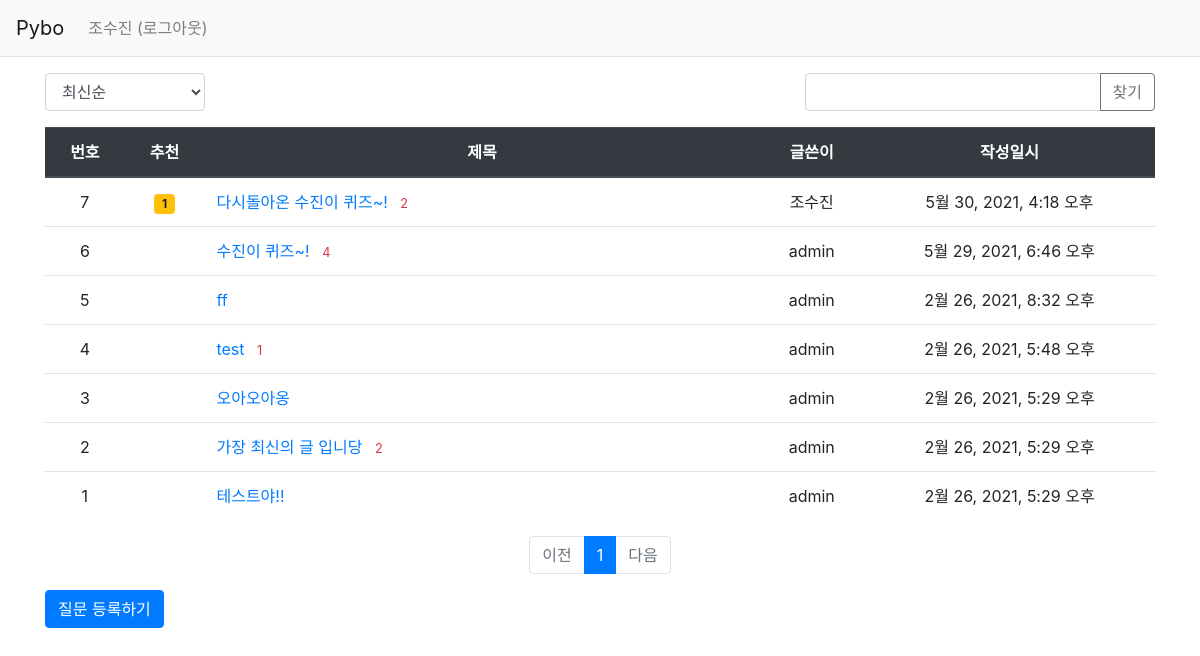
Page /pybo/ (signed in) on the committed database.
### pybo/models.py (models this page shows, shortened)
class Question(models.Model):
    author = models.ForeignKey(User, on_delete=models.CASCADE, related_name='author_question')
    subject = models.CharField(max_length=200)
    content = models.TextField()
    create_date = models.DateTimeField()
    modify_date = models.DateTimeField(null=True, blank=True)
    voter = models.ManyToManyField(User, related_name='voter_question')

### pybo/views/base_views.py (the view, shortened to what this page needs)
# urls.py: path('', base_views.index, name='index'),  # '/' 에 해당되는 path
def index(request):
    page = request.GET.get('page', '1')  # 페이지
    kw = request.GET.get('kw', '')  # 검색어
    so = request.GET.get('so', 'recent')  # 정렬기준
    if so == 'recommend':
        question_list = Question.objects.annotate(num_voter=Count('voter')).order_by('-num_voter', '-create_date')
    elif so == 'popular':
        question_list = Question.objects.annotate(num_answer=Count('answer')).order_by('-num_answer', '-create_date')
    else:  # recent
        question_list = Question.objects.order_by('-create_date')
    paginator = Paginator(question_list, 10)  # 페이지당 10개씩 보여주기
    page_obj = paginator.get_page(page)
    context = {'question_list': page_obj, 'page': page, 'kw': kw, 'so': so}  # <------ so 추가
    return render(request, 'pybo/question_list.html', context)

### pybo/templatetags/pybo_filter.py (called while the page is built)
@register.filter
def sub(value, arg):
    return value - arg

### templates/pybo/question_list.html (shortened to what this page needs)
{% extends 'base.html' %}
{% load pybo_filter %}
{% block content %}
<div class="container my-3">
    <div class="row justify-content-between my-3">
        <div class="col-2">
            <select class="form-control so">
                <option value="recent" {% if so == 'recent' %}selected{% endif %}>최신순</option>
            </select>
        </div>
        <div class="col-4 input-group">
            <input type="text" class="form-control kw" value="{{ kw|default_if_none:'' }}">
            <div class="input-group-append">
                <button class="btn btn-outline-secondary" type="button" id="btn_search">찾기</button>
            </div>
        </div>
    </div>
    <table class="table">
        <thead>
        <tr class="text-center thead-dark">
            <th>번호</th>
            <th>추천</th>
            <th style="width:50%">제목</th>
            <th>글쓴이</th>
            <th>작성일시</th>
        </tr>
        </thead>
        <tbody>
        {% if question_list %}
        {% for question in question_list %}
        <tr class="text-center">
            <td>
                {{ question_list.paginator.count|sub:question_list.start_index|sub:forloop.counter0|add:1 }}
            </td>
            <td>
                {% if question.voter.all.count > 0 %}
                <span class="badge badge-warning px-2 py-1">{{ question.voter.all.count }}</span>
                {% endif %}
            </td>
            <td class="text-left">
                <a href="{% url 'pybo:detail' question.id %}">{{ question.subject }}</a>
                {% if question.answer_set.count > 0 %}
                <span class="text-danger small ml-2">{{ question.answer_set.count }}</span>
                {% endif %}
            </td>
            <td>{{ question.author.username }}</td>
            <td>{{ question.create_date }}</td>
        </tr>
        {% endfor %}
        {% else %}
        <tr>
            <td colspan="3">질문이 없습니다.</td>
        </tr>
        {% endif %}
        </tbody>
    </table>
    <ul class="pagination justify-content-center">
        {% if question_list.has_previous %}
        <li class="page-item">
            <a class="page-link" data-page="{{ question_list.previous_page_number }}" href="#">이전</a>
        </li>
        {% else %}
        <li class="page-item disabled">
            <a class="page-link" tabindex="-1" aria-disabled="true" href="#">이전</a>
        </li>
        {% endif %}
        {% for page_number in question_list.paginator.page_range %}
        {% if page_number >= question_list.number|add:-5 and page_number <= question_list.number|add:5 %}
            {% if page_number == question_list.number %}
            <li class="page-item active" aria-current="page">
                <a class="page-link" data-page="{{ page_number }}" href="#">{{ page_number }}</a>
            </li>
            {% else %}
            <li class="page-item">
                <a class="page-link" data-page="{{ page_number }}" href="#">{{ page_number }}</a>
            </li>
            {% endif %}
        {% endif %}
        {% endfor %}
        {% if question_list.has_next %}
        <li class="page-item">
            <a class="page-link" data-page="{{ question_list.next_page_number }}" href="#">다음</a>
        </li>
        {% else %}
        <li class="page-item disabled">
            <a class="page-link" tabindex="-1" aria-disabled="true" href="#">다음</a>
        </li>
        {% endif %}
    </ul>
    <a href="{% url 'pybo:question_create' %}" class="btn btn-primary">질문 등록하기</a>
</div>
{% endblock %}

### templates/navbar.html (shortened to what this page needs)
<nav class="navbar navbar-expand-lg navbar-light bg-light border-bottom">
    <a class="navbar-brand" href="{% url 'pybo:index' %}">Pybo</a>
    <div class="collapse navbar-collapse flex-grow-0" id="navbarNav">
        <ul class="navbar-nav">
            <li class="nav-item ">
                {% if user.is_authenticated %}
                <a class="nav-link" href="{% url 'common:logout' %}">{{ user.username }} (로그아웃)</a>
                {% else %}
                <a class="nav-link" href="{% url 'common:login' %}">로그인</a>
                {% endif %}
            </li>
        </ul>
    </div>
</nav>

### rows in the picture
Question: paginator.count|sub "7", voter.all.count "1", subject "다시돌아온 수진이 퀴즈~!", answer_set.count "2", author.username "조수진", create_date "5월 30, 2021, 4:18 오후"
Question: paginator.count|sub "6", subject "수진이 퀴즈~!", answer_set.count "4", author.username "admin", create_date "5월 29, 2021, 6:46 오후"
Question: paginator.count|sub "5", subject "ff", author.username "admin", create_date "2월 26, 2021, 8:32 오후"
Question: paginator.count|sub "4", subject "test", answer_set.count "1", author.username "admin", create_date "2월 26, 2021, 5:48 오후"
Question: paginator.count|sub "3", subject "오아오아옹", author.username "admin", create_date "2월 26, 2021, 5:29 오후"
Question: paginator.count|sub "2", subject "가장 최신의 글 입니당", answer_set.count "2", author.username "admin", create_date "2월 26, 2021, 5:29 오후"
Question: paginator.count|sub "1", subject "테스트야!!", author.username "admin", create_date "2월 26, 2021, 5:29 오후"

### other values in the picture
{{ user.username }} "조수진"
{{ page_number }} "1"
